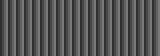

Below is a game level as drawn by its tile map, then a one-line description and the .tmx file that defines it, in full:
An orthogonal 20x7 tile map with 8x8 px tiles, 2 tile layers (map, palette), 2 tilesets.

<map version="1.10" tiledversion="1.10.2" orientation="orthogonal" renderorder="right-down" width="20" height="7" tilewidth="8" tileheight="8" infinite="0" nextlayerid="3" nextobjectid="1">
 <tileset firstgid="1" name="tiles" tilewidth="8" tileheight="8" tilecount="512" columns="16">
  <image source="textui.png" width="128" height="256" />
 </tileset>
 <tileset firstgid="513" name="palettes" tilewidth="8" tileheight="8" tilecount="8" columns="8">
  <image source="../palettes.png" width="64" height="8" />
 </tileset>
 <layer id="1" name="map" width="20" height="7">
  <data encoding="csv">
241,246,255,255,255,255,255,255,255,255,255,255,255,255,255,255,255,255,2147483894,2147483889,
242,247,24,24,24,24,24,24,24,24,24,24,24,24,24,24,24,24,2147483895,2147483890,
243,24,24,24,24,24,24,24,24,24,24,24,24,24,24,24,24,24,2147483672,2147483891,
244,24,24,24,24,24,24,24,24,24,24,24,24,24,24,24,24,24,2147483672,2147483892,
245,24,24,24,24,24,24,24,24,24,24,24,24,24,24,24,24,24,2147483672,2147483893,
250,24,24,24,24,24,24,24,24,24,24,24,24,24,24,24,24,24,24,253,
251,256,256,256,256,256,256,256,256,256,256,256,256,256,256,256,256,256,256,254
  </data>
 </layer>
 <layer id="2" name="palette" width="20" height="7">
  <data encoding="csv">
519,519,519,519,519,519,519,519,519,519,519,519,519,519,519,519,519,519,519,519,
519,519,519,519,519,519,519,519,519,519,519,519,519,519,519,519,519,519,519,519,
519,519,519,519,519,519,519,519,519,519,519,519,519,519,519,519,519,519,519,519,
519,519,519,519,519,519,519,519,519,519,519,519,519,519,519,519,519,519,519,519,
519,519,519,519,519,519,519,519,519,519,519,519,519,519,519,519,519,519,519,519,
519,519,519,519,519,519,519,519,519,519,519,519,519,519,519,519,519,519,519,519,
519,519,519,519,519,519,519,519,519,519,519,519,519,519,519,519,519,519,519,519
  </data>
 </layer>
</map>
